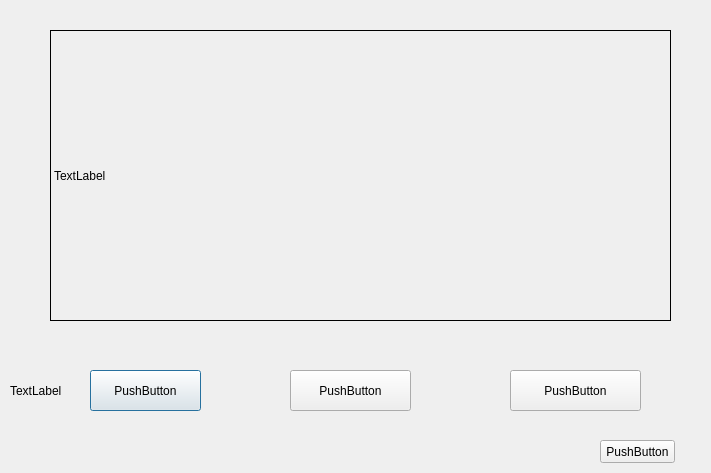
<?xml version="1.0" encoding="UTF-8"?>
<ui version="4.0">
 <class>qDialog</class>
 <widget class="QDialog" name="qDialog">
  <property name="geometry">
   <rect>
    <x>0</x>
    <y>0</y>
    <width>711</width>
    <height>473</height>
   </rect>
  </property>
  <property name="windowTitle">
   <string>Dialog</string>
  </property>
  <widget class="QLabel" name="label">
   <property name="geometry">
    <rect>
     <x>50</x>
     <y>30</y>
     <width>621</width>
     <height>291</height>
    </rect>
   </property>
   <property name="frameShape">
    <enum>QFrame::Box</enum>
   </property>
   <property name="text">
    <string>TextLabel</string>
   </property>
  </widget>
  <widget class="QPushButton" name="pOdpA">
   <property name="geometry">
    <rect>
     <x>90</x>
     <y>370</y>
     <width>111</width>
     <height>41</height>
    </rect>
   </property>
   <property name="text">
    <string>PushButton</string>
   </property>
  </widget>
  <widget class="QPushButton" name="pOdpB">
   <property name="geometry">
    <rect>
     <x>290</x>
     <y>370</y>
     <width>121</width>
     <height>41</height>
    </rect>
   </property>
   <property name="text">
    <string>PushButton</string>
   </property>
  </widget>
  <widget class="QPushButton" name="pOdpC">
   <property name="geometry">
    <rect>
     <x>510</x>
     <y>370</y>
     <width>131</width>
     <height>41</height>
    </rect>
   </property>
   <property name="text">
    <string>PushButton</string>
   </property>
  </widget>
  <widget class="QPushButton" name="pNextQ">
   <property name="geometry">
    <rect>
     <x>600</x>
     <y>440</y>
     <width>75</width>
     <height>23</height>
    </rect>
   </property>
   <property name="text">
    <string>PushButton</string>
   </property>
  </widget>
  <widget class="QLabel" name="l_dialog">
   <property name="geometry">
    <rect>
     <x>10</x>
     <y>330</y>
     <width>151</width>
     <height>121</height>
    </rect>
   </property>
   <property name="text">
    <string>TextLabel</string>
   </property>
  </widget>
 </widget>
 <resources/>
 <connections/>
</ui>
